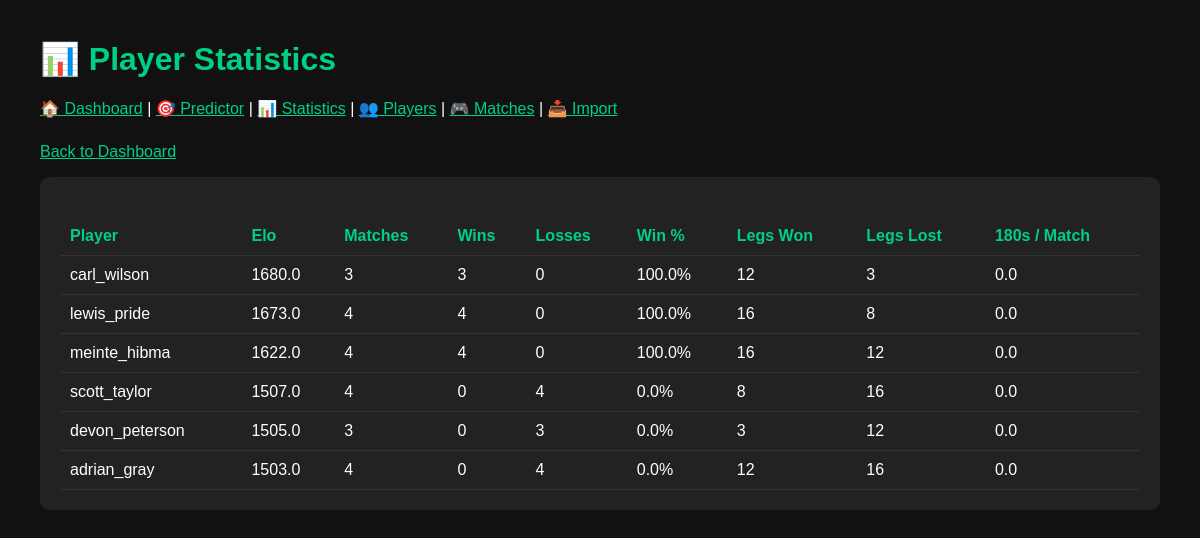
The app's page /statistics with its own data.
### app/models/player.py (models this page shows)
class Player(Base):
    __tablename__ = "players"
    id = Column(Integer, primary_key=True, index=True)
    name = Column(String, unique=True, index=True)
    elo = Column(Float)
    average = Column(Float)
    checkout = Column(Float)
    one80_rate = Column(Float)

### app/models/player_stats.py (models this page shows)
class PlayerStats(Base):
    __tablename__ = "player_stats"
    id = Column(Integer, primary_key=True)
    player_id = Column(Integer, ForeignKey("players.id"))
    matches = Column(Integer, default=0)
    wins = Column(Integer, default=0)
    losses = Column(Integer, default=0)
    legs_won = Column(Integer, default=0)
    legs_lost = Column(Integer, default=0)
    first9_average = Column(Float, default=0)
    one80_total = Column(Integer, default=0)
    one80_per_match = Column(Float, default=0)
    checkout100 = Column(Integer, default=0)
    highest_checkout = Column(Integer, default=0)

### app/main.py (the view)
@app.get("/statistics")
def statistics_page(request: Request):
    db = SessionLocal()
    players = db.query(Player).order_by(Player.elo.desc()).all()
    rows = []
    for p in players:
        stats = db.query(PlayerStats).filter(
            PlayerStats.player_id == p.id
        ).first()
        if stats:
            win_pct = round((stats.wins / stats.matches) * 100, 1) if stats.matches else 0
            rows.append({
                "name": p.name,
                "elo": p.elo,
                "matches": stats.matches,
                "wins": stats.wins,
                "losses": stats.losses,
                "win_pct": win_pct,
                "legs_won": stats.legs_won,
                "legs_lost": stats.legs_lost,
                "one80_per_match": stats.one80_per_match
            })
        else:
            rows.append({
                "name": p.name,
                "elo": p.elo,
                "matches": 0,
                "wins": 0,
                "losses": 0,
                "win_pct": 0,
                "legs_won": 0,
                "legs_lost": 0,
                "one80_per_match": 0
            })
    db.close()
    return templates.TemplateResponse(
        "statistics.html",
        {
            "request": request,
            "rows": rows
        }
    )

### app/templates/statistics.html (shortened to what this page needs)
<!DOCTYPE html>
<html>
<head>
</head>
<body>
<h1>📊 Player Statistics</h1>
<div style="margin-bottom:25px;">
    <a href="/dashboard">🏠 Dashboard</a> |
    <a href="/predict">🎯 Predictor</a> |
    <a href="/statistics">📊 Statistics</a> |
    <a href="/players">👥 Players</a> |
    <a href="/matches">🎮 Matches</a> |
    <a href="/import">📥 Import</a>
</div>
<p><a href="/dashboard">Back to Dashboard</a></p>
<div class="card">
<table>
    <tr>
        <th>Player</th>
        <th>Elo</th>
        <th>Matches</th>
        <th>Wins</th>
        <th>Losses</th>
        <th>Win %</th>
        <th>Legs Won</th>
        <th>Legs Lost</th>
        <th>180s / Match</th>
    </tr>
    {% for row in rows %}
    <tr>
        <td>{{ row.name }}</td>
        <td>{{ row.elo }}</td>
        <td>{{ row.matches }}</td>
        <td>{{ row.wins }}</td>
        <td>{{ row.losses }}</td>
        <td>{{ row.win_pct }}%</td>
        <td>{{ row.legs_won }}</td>
        <td>{{ row.legs_lost }}</td>
        <td>{{ row.one80_per_match }}</td>
    </tr>
    {% endfor %}
</table>
</div>
</body>
</html>

### app/templates/statistics.html (style rules this page uses)
body { font-family: Arial; background:#111; color:white; margin:40px; }
h1 { color:#00d084; }
table { width:100%; border-collapse:collapse; margin-top:20px; }
th, td { padding:10px; border-bottom:1px solid #333; text-align:left; }
th { color:#00d084; }
.card { background:#222; padding:20px; border-radius:10px; }
a { color:#00d084; }

### records on screen
Player: name "carl_wilson", elo "1680.0"
PlayerStats: one80_per_match "0.0"
Player: name "lewis_pride", elo "1673.0"
PlayerStats: one80_per_match "0.0"
Player: name "meinte_hibma", elo "1622.0"
PlayerStats: one80_per_match "0.0"
Player: name "scott_taylor", elo "1507.0"
PlayerStats: one80_per_match "0.0"
Player: name "devon_peterson", elo "1505.0"
PlayerStats: one80_per_match "0.0"
Player: name "adrian_gray", elo "1503.0"
PlayerStats: one80_per_match "0.0"

### other values on screen
{{ row.matches }} "3" "4" "4" "4" "3" "4"
{{ row.wins }} "3" "4" "4" "0" "0" "0"
{{ row.losses }} "0" "0" "0" "4" "3" "4"
{{ row.win_pct }} "100.0" "100.0" "100.0" "0.0" "0.0" "0.0"
{{ row.legs_won }} "12" "16" "16" "8" "3" "12"
{{ row.legs_lost }} "3" "8" "12" "16" "12" "16"
